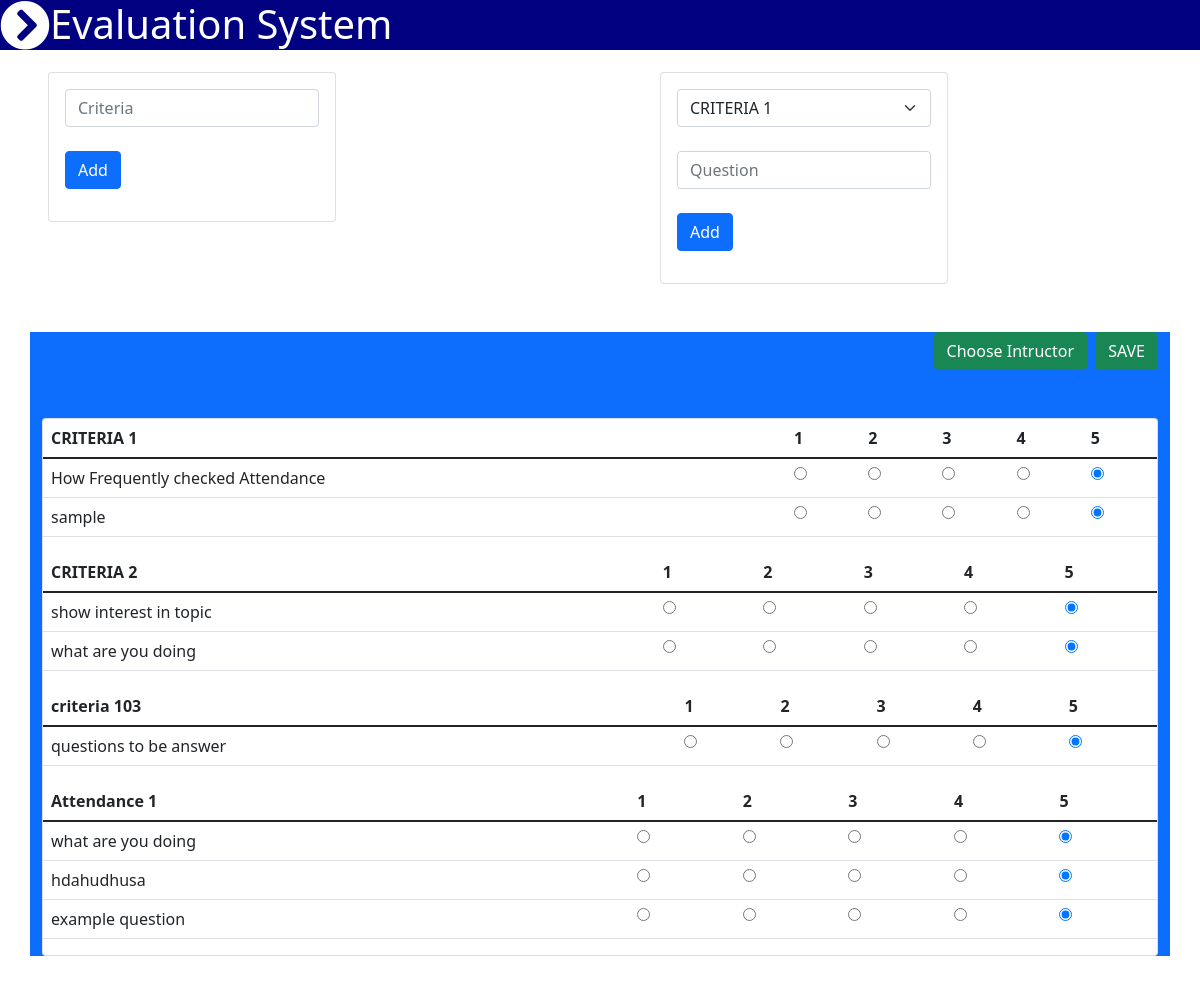
Screenshot of /question-list.php (signed in) with the database file from the repository.
### tables this page shows
CREATE TABLE `criteria` (
  `id` int(30) NOT NULL,
  `criteria` varchar(30) NOT NULL
);

CREATE TABLE `questions` (
  `id` int(30) NOT NULL,
  `criteria_id` int(30) NOT NULL,
  `question` varchar(255) NOT NULL
);

### question-list.php (the view)
<?php include_once'navbar.php'; ?>
<body>
    <div class="row">
        <div class="col">
            <div class="container p-4 my-4 mx-4">
                <div class="card" style="width: 18rem;">
                    <div class="card-body">
                        <form action="add-criteria.php" method="post">
                        <div class="row">
                            <div class="col">
                                    <input type="text" class="form-control" placeholder="Criteria" name="criteria"><br>
                                    <button type="submit" class="btn btn-primary">Add</button>
                            </div>
                            </div>
                        </form>
                    </div>
                </div>
            </div>
        </div>
        <div class="col">
            <div class="container p-4 my-4 mx-4">
                <div class="card" style="width: 18rem;">
                    <div class="card-body">
                        <form action="add-question.php" method="post">
                        <div class="row">
                            <div class="col">
                                <select class="form-select" name="criteriaid" id="">
                                <?php include_once'koneksyon.php';
                                    $view = "SELECT * FROM criteria";
                                    $res = mysqli_query($koneksyon, $view);
                                    while($row = mysqli_fetch_array($res)){
                                ?>
                                    <option value="<?php echo $row['id']; ?>"> <?php echo $row['criteria']; ?> </option>
                                    <?php } ?>
                                </select><br>
                                    <input type="text" class="form-control" placeholder="Question" name="question"><br>
                                    <button type="submit" class="btn btn-primary">Add</button>
                            </div>
                        </div>
                        </form>
                    </div>
                </div>
            </div>
        </div>
    </div>
    <div class="container bg-primary">
        <form action="" method="post">
            <div class="d-grid gap-2 d-md-flex justify-content-md-end">
                <a type="button" class="btn btn-success" href="eval-instructor.php">
                Choose Intructor
                </a>
                <button type="submit" class="btn btn-success">SAVE</button>
            </div>
                    <div class="card my-5">
                    <?php
                        $qryview = "SELECT * FROM criteria";
                        $result = mysqli_query($koneksyon, $qryview);
                            while($row = mysqli_fetch_array($result)) {
                        ?>
                        <table class="table">
                            <thead>
                                <tr>
                                    <th scope="col"><?php echo $row['criteria']; ?></th>
                                    <th>1</th>
                                    <th>2</th>
                                    <th>3</th>
                                    <th>4</th>
                                    <th>5</th>
                                </tr>
                            </thead>
                            <tbody>
                            <?php
                                $tanong = "SELECT * FROM questions where criteria_id = {$row['id']}";
                                $resulta = mysqli_query($koneksyon, $tanong);
                                while($row1 = mysqli_fetch_array($resulta)){
                                    ?>
                                    <tr>
                                        <td><?php echo $row1['question']; ?></td>
                                            <form>
                                                <td><input type="radio" name="group1" value="1" ></td>
                                                <td><input type="radio" name="group1" value="2" ></td>
                                                <td><input type="radio" name="group1" value="3" ></td>
                                                <td><input type="radio" name="group1" value="4" ></td>
                                                <td><input type="radio" name="group1" value="5" checked></td>
                                            </form>
                                    </tr>
                                    <?php } ?>
                            </tbody>
                        </table>
                        <?php } ?>
                    </div>
        </form>
    </div>
</body>

### navbar.php (shortened to what this page needs)
<?php
   if (isset($_SESSION['username']) && isset($_SESSION['id']))    { ?>
<head>
<link href="https://cdn.jsdelivr.net/npm/bootstrap@5.1.3/dist/css/bootstrap.min.css" rel="stylesheet">
<link rel="stylesheet" href="https://cdn.datatables.net/1.11.3/css/jquery.dataTables.min.css">
<link rel="stylesheet" type="text/css" href="css/fixednavbar.css">
<link rel="stylesheet" href="https://use.fontawesome.com/releases/v5.15.4/css/all.css">
</head>
<body>
<header>
<?php if ($_SESSION['role'] == 'admin') { ?>
  <nav class="fixed-nav-bar">
    <div class="open" onclick="openSM()"><i class="fas fa-chevron-circle-right"></i></div>
    <h1 class="title">Evaluation System</h1>
  </nav>
<?php } ?> } <?php }else{
  header("location: index.php");
} ?>

### css/fixednavbar.css (style rules this page uses)
.fixed-nav-bar { position: fixed; top: 0; left: 0; z-index: 9999; width: 100%; height: 50px; background-color: #000080; }
.fixed-nav-bar .open { position: absolute; height: 50px; width: 50px; font-size: 50px; color: #ffffff; }
.title { padding-left: 50px; height: 50px; width: 100%; align-items: center; color: #ffffff;; }

### rows the page displays
criteria: criteria "CRITERIA 1"
questions: question "How Frequently checked Attendance"
questions: question "sample"
criteria: criteria "CRITERIA 2"
questions: question "show interest in topic"
questions: question "what are you doing"
criteria: criteria "criteria 103"
questions: question "questions to be answer"
criteria: criteria "Attendance 1"
questions: question "what are you doing"
questions: question "hdahudhusa"
questions: question "example question"

### other values shown
form field criteriaid "CRITERIA 1"
